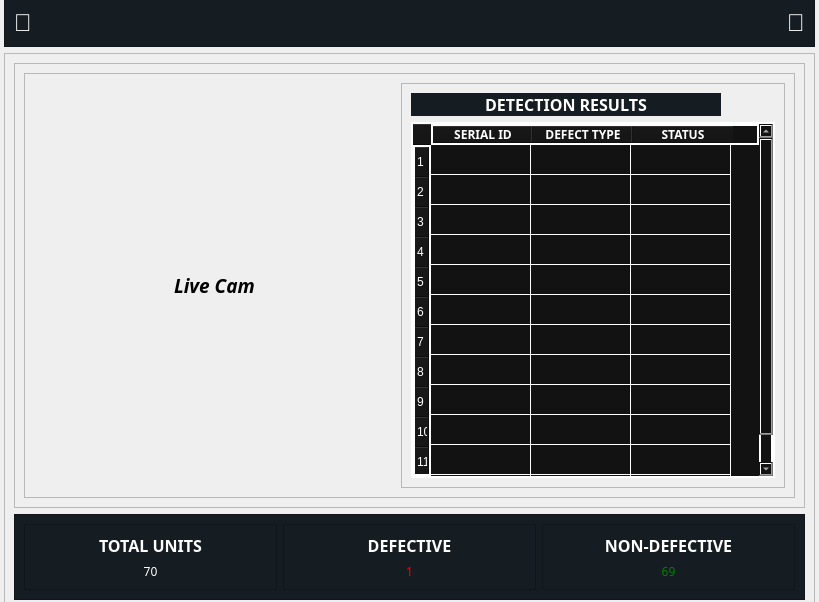
<?xml version="1.0" encoding="UTF-8"?>
<ui version="4.0">
 <class>MainWindow</class>
 <widget class="QMainWindow" name="MainWindow">
  <property name="geometry">
   <rect>
    <x>0</x>
    <y>0</y>
    <width>819</width>
    <height>602</height>
   </rect>
  </property>
  <property name="windowTitle">
   <string>MainWindow</string>
  </property>
  <property name="styleSheet">
   <string notr="true">/*background-color: #252A30</string>
  </property>
  <widget class="QWidget" name="centralwidget">
   <widget class="QFrame" name="frame_11">
    <property name="geometry">
     <rect>
      <x>-6</x>
      <y>-11</y>
      <width>831</width>
      <height>631</height>
     </rect>
    </property>
    <property name="frameShape">
     <enum>QFrame::Shape::StyledPanel</enum>
    </property>
    <property name="frameShadow">
     <enum>QFrame::Shadow::Raised</enum>
    </property>
    <layout class="QVBoxLayout" name="verticalLayout_6">
     <item>
      <widget class="QFrame" name="frame_5">
       <property name="maximumSize">
        <size>
         <width>811</width>
         <height>52</height>
        </size>
       </property>
       <property name="styleSheet">
        <string notr="true">background-color: #151C22</string>
       </property>
       <property name="frameShape">
        <enum>QFrame::Shape::StyledPanel</enum>
       </property>
       <property name="frameShadow">
        <enum>QFrame::Shadow::Raised</enum>
       </property>
       <layout class="QHBoxLayout" name="horizontalLayout_2">
        <item>
         <widget class="QPushButton" name="pushButton_4">
          <property name="font">
           <font>
            <family>Segoe UI Symbol</family>
            <pointsize>18</pointsize>
            <bold>false</bold>
           </font>
          </property>
          <property name="styleSheet">
           <string notr="true">color:white;
border: none; </string>
          </property>
          <property name="text">
           <string></string>
          </property>
         </widget>
        </item>
        <item>
         <spacer name="horizontalSpacer">
          <property name="orientation">
           <enum>Qt::Orientation::Horizontal</enum>
          </property>
          <property name="sizeHint" stdset="0">
           <size>
            <width>40</width>
            <height>20</height>
           </size>
          </property>
         </spacer>
        </item>
        <item>
         <widget class="QPushButton" name="pushButton_3">
          <property name="font">
           <font>
            <family>Segoe UI Symbol</family>
            <pointsize>18</pointsize>
            <bold>false</bold>
           </font>
          </property>
          <property name="styleSheet">
           <string notr="true">color:white;
border: none; </string>
          </property>
          <property name="text">
           <string/>
          </property>
          <property name="icon">
           <iconset>
            <normaloff>icons/stop_white_1.png</normaloff>
            <normalon>icons/play_white_1.png</normalon>icons/stop_white_1.png</iconset>
          </property>
          <property name="iconSize">
           <size>
            <width>32</width>
            <height>32</height>
           </size>
          </property>
          <property name="checkable">
           <bool>true</bool>
          </property>
         </widget>
        </item>
        <item>
         <widget class="QPushButton" name="pushButton">
          <property name="font">
           <font>
            <pointsize>18</pointsize>
           </font>
          </property>
          <property name="styleSheet">
           <string notr="true">color:white;
border: none; </string>
          </property>
          <property name="text">
           <string></string>
          </property>
          <property name="checkable">
           <bool>true</bool>
          </property>
         </widget>
        </item>
       </layout>
      </widget>
     </item>
     <item>
      <widget class="QFrame" name="frame_10">
       <property name="frameShape">
        <enum>QFrame::Shape::StyledPanel</enum>
       </property>
       <property name="frameShadow">
        <enum>QFrame::Shadow::Raised</enum>
       </property>
       <layout class="QVBoxLayout" name="verticalLayout_5">
        <item>
         <widget class="QFrame" name="frame_9">
          <property name="frameShape">
           <enum>QFrame::Shape::StyledPanel</enum>
          </property>
          <property name="frameShadow">
           <enum>QFrame::Shadow::Raised</enum>
          </property>
          <layout class="QHBoxLayout" name="horizontalLayout_4">
           <item>
            <widget class="QFrame" name="frame_7">
             <property name="frameShape">
              <enum>QFrame::Shape::StyledPanel</enum>
             </property>
             <property name="frameShadow">
              <enum>QFrame::Shadow::Raised</enum>
             </property>
             <layout class="QHBoxLayout" name="horizontalLayout_3">
              <item>
               <spacer name="horizontalSpacer_4">
                <property name="orientation">
                 <enum>Qt::Orientation::Horizontal</enum>
                </property>
                <property name="sizeType">
                 <enum>QSizePolicy::Policy::Preferred</enum>
                </property>
                <property name="sizeHint" stdset="0">
                 <size>
                  <width>140</width>
                  <height>20</height>
                 </size>
                </property>
               </spacer>
              </item>
              <item>
               <widget class="QLabel" name="label_7">
                <property name="font">
                 <font>
                  <family>Poppins</family>
                  <pointsize>14</pointsize>
                  <italic>true</italic>
                  <bold>true</bold>
                 </font>
                </property>
                <property name="text">
                 <string>Live Cam</string>
                </property>
               </widget>
              </item>
              <item>
               <spacer name="horizontalSpacer_6">
                <property name="orientation">
                 <enum>Qt::Orientation::Horizontal</enum>
                </property>
                <property name="sizeType">
                 <enum>QSizePolicy::Policy::Preferred</enum>
                </property>
                <property name="sizeHint" stdset="0">
                 <size>
                  <width>140</width>
                  <height>20</height>
                 </size>
                </property>
               </spacer>
              </item>
              <item>
               <widget class="QFrame" name="frame_6">
                <property name="frameShape">
                 <enum>QFrame::Shape::StyledPanel</enum>
                </property>
                <property name="frameShadow">
                 <enum>QFrame::Shadow::Raised</enum>
                </property>
                <layout class="QVBoxLayout" name="verticalLayout_4">
                 <item>
                  <widget class="QLabel" name="label_10">
                   <property name="maximumSize">
                    <size>
                     <width>310</width>
                     <height>16777215</height>
                    </size>
                   </property>
                   <property name="font">
                    <font>
                     <family>Poppins</family>
                     <pointsize>12</pointsize>
                     <bold>true</bold>
                    </font>
                   </property>
                   <property name="styleSheet">
                    <string notr="true">background-color: #151C22;
color: white;</string>
                   </property>
                   <property name="text">
                    <string>DETECTION RESULTS</string>
                   </property>
                   <property name="alignment">
                    <set>Qt::AlignmentFlag::AlignCenter</set>
                   </property>
                  </widget>
                 </item>
                 <item>
                  <widget class="QTableWidget" name="tableWidget">
                   <property name="enabled">
                    <bool>true</bool>
                   </property>
                   <property name="sizePolicy">
                    <sizepolicy hsizetype="Expanding" vsizetype="Expanding">
                     <horstretch>0</horstretch>
                     <verstretch>0</verstretch>
                    </sizepolicy>
                   </property>
                   <property name="maximumSize">
                    <size>
                     <width>400</width>
                     <height>16777215</height>
                    </size>
                   </property>
                   <property name="styleSheet">
                    <string notr="true">color:white;
/*alternate-background-color: rgb(196, 255, 147);*/
background-color: #151C22;

border: 2px solid #FFFFFF; 
gridline-color: #FFFFFF;   
background-color: #121212;</string>
                   </property>
                   <row/>
                   <row/>
                   <row/>
                   <row/>
                   <row/>
                   <row/>
                   <row/>
                   <row/>
                   <row/>
                   <row/>
                   <row/>
                   <row/>
                   <column>
                    <property name="text">
                     <string>SERIAL ID</string>
                    </property>
                    <property name="font">
                     <font>
                      <family>Poppins</family>
                      <pointsize>9</pointsize>
                      <bold>true</bold>
                     </font>
                    </property>
                   </column>
                   <column>
                    <property name="text">
                     <string>DEFECT TYPE</string>
                    </property>
                    <property name="font">
                     <font>
                      <family>Poppins</family>
                      <pointsize>9</pointsize>
                      <bold>true</bold>
                     </font>
                    </property>
                   </column>
                   <column>
                    <property name="text">
                     <string>STATUS</string>
                    </property>
                    <property name="font">
                     <font>
                      <family>Poppins</family>
                      <pointsize>9</pointsize>
                      <bold>true</bold>
                     </font>
                    </property>
                   </column>
                   <item row="11" column="0">
                    <property name="text">
                     <string/>
                    </property>
                    <property name="textAlignment">
                     <set>AlignCenter</set>
                    </property>
                   </item>
                   <item row="11" column="1">
                    <property name="text">
                     <string/>
                    </property>
                    <property name="font">
                     <font>
                      <family>Poppins</family>
                      <pointsize>8</pointsize>
                     </font>
                    </property>
                   </item>
                   <item row="11" column="2">
                    <property name="text">
                     <string/>
                    </property>
                    <property name="font">
                     <font>
                      <family>Poppins</family>
                     </font>
                    </property>
                    <property name="textAlignment">
                     <set>AlignCenter</set>
                    </property>
                   </item>
                  </widget>
                 </item>
                </layout>
               </widget>
              </item>
             </layout>
            </widget>
           </item>
          </layout>
         </widget>
        </item>
        <item>
         <widget class="QFrame" name="frame_4">
          <property name="maximumSize">
           <size>
            <width>791</width>
            <height>86</height>
           </size>
          </property>
          <property name="styleSheet">
           <string notr="true">background-color: #151C22</string>
          </property>
          <property name="frameShape">
           <enum>QFrame::Shape::StyledPanel</enum>
          </property>
          <property name="frameShadow">
           <enum>QFrame::Shadow::Raised</enum>
          </property>
          <layout class="QHBoxLayout" name="horizontalLayout">
           <item>
            <widget class="QFrame" name="frame">
             <property name="styleSheet">
              <string notr="true"/>
             </property>
             <property name="frameShape">
              <enum>QFrame::Shape::StyledPanel</enum>
             </property>
             <property name="frameShadow">
              <enum>QFrame::Shadow::Raised</enum>
             </property>
             <layout class="QVBoxLayout" name="verticalLayout">
              <item>
               <widget class="QLabel" name="label">
                <property name="font">
                 <font>
                  <family>Poppins</family>
                  <pointsize>12</pointsize>
                  <bold>true</bold>
                 </font>
                </property>
                <property name="styleSheet">
                 <string notr="true">color: white;</string>
                </property>
                <property name="text">
                 <string>TOTAL UNITS</string>
                </property>
                <property name="alignment">
                 <set>Qt::AlignmentFlag::AlignCenter</set>
                </property>
               </widget>
              </item>
              <item>
               <widget class="QLabel" name="label_4">
                <property name="font">
                 <font>
                  <family>Poppins</family>
                 </font>
                </property>
                <property name="styleSheet">
                 <string notr="true">color: white;</string>
                </property>
                <property name="text">
                 <string>70</string>
                </property>
                <property name="alignment">
                 <set>Qt::AlignmentFlag::AlignCenter</set>
                </property>
               </widget>
              </item>
             </layout>
            </widget>
           </item>
           <item>
            <widget class="QFrame" name="frame_2">
             <property name="styleSheet">
              <string notr="true"/>
             </property>
             <property name="frameShape">
              <enum>QFrame::Shape::StyledPanel</enum>
             </property>
             <property name="frameShadow">
              <enum>QFrame::Shadow::Raised</enum>
             </property>
             <layout class="QVBoxLayout" name="verticalLayout_2">
              <item>
               <widget class="QLabel" name="label_2">
                <property name="font">
                 <font>
                  <family>Poppins</family>
                  <pointsize>12</pointsize>
                  <bold>true</bold>
                 </font>
                </property>
                <property name="styleSheet">
                 <string notr="true">color: white;</string>
                </property>
                <property name="text">
                 <string>DEFECTIVE</string>
                </property>
                <property name="alignment">
                 <set>Qt::AlignmentFlag::AlignCenter</set>
                </property>
               </widget>
              </item>
              <item>
               <widget class="QLabel" name="label_5">
                <property name="font">
                 <font>
                  <family>Poppins</family>
                 </font>
                </property>
                <property name="styleSheet">
                 <string notr="true">color: red;</string>
                </property>
                <property name="text">
                 <string>1</string>
                </property>
                <property name="alignment">
                 <set>Qt::AlignmentFlag::AlignCenter</set>
                </property>
               </widget>
              </item>
             </layout>
            </widget>
           </item>
           <item>
            <widget class="QFrame" name="frame_3">
             <property name="styleSheet">
              <string notr="true"/>
             </property>
             <property name="frameShape">
              <enum>QFrame::Shape::StyledPanel</enum>
             </property>
             <property name="frameShadow">
              <enum>QFrame::Shadow::Raised</enum>
             </property>
             <layout class="QVBoxLayout" name="verticalLayout_3">
              <item>
               <widget class="QLabel" name="label_3">
                <property name="font">
                 <font>
                  <family>Poppins</family>
                  <pointsize>12</pointsize>
                  <bold>true</bold>
                 </font>
                </property>
                <property name="styleSheet">
                 <string notr="true">color: white;</string>
                </property>
                <property name="text">
                 <string>NON-DEFECTIVE</string>
                </property>
                <property name="alignment">
                 <set>Qt::AlignmentFlag::AlignCenter</set>
                </property>
               </widget>
              </item>
              <item>
               <widget class="QLabel" name="label_6">
                <property name="font">
                 <font>
                  <family>Poppins</family>
                 </font>
                </property>
                <property name="styleSheet">
                 <string notr="true">color: green;</string>
                </property>
                <property name="text">
                 <string>69</string>
                </property>
                <property name="alignment">
                 <set>Qt::AlignmentFlag::AlignCenter</set>
                </property>
               </widget>
              </item>
             </layout>
            </widget>
           </item>
          </layout>
         </widget>
        </item>
       </layout>
      </widget>
     </item>
    </layout>
   </widget>
  </widget>
 </widget>
 <resources/>
 <connections/>
</ui>
